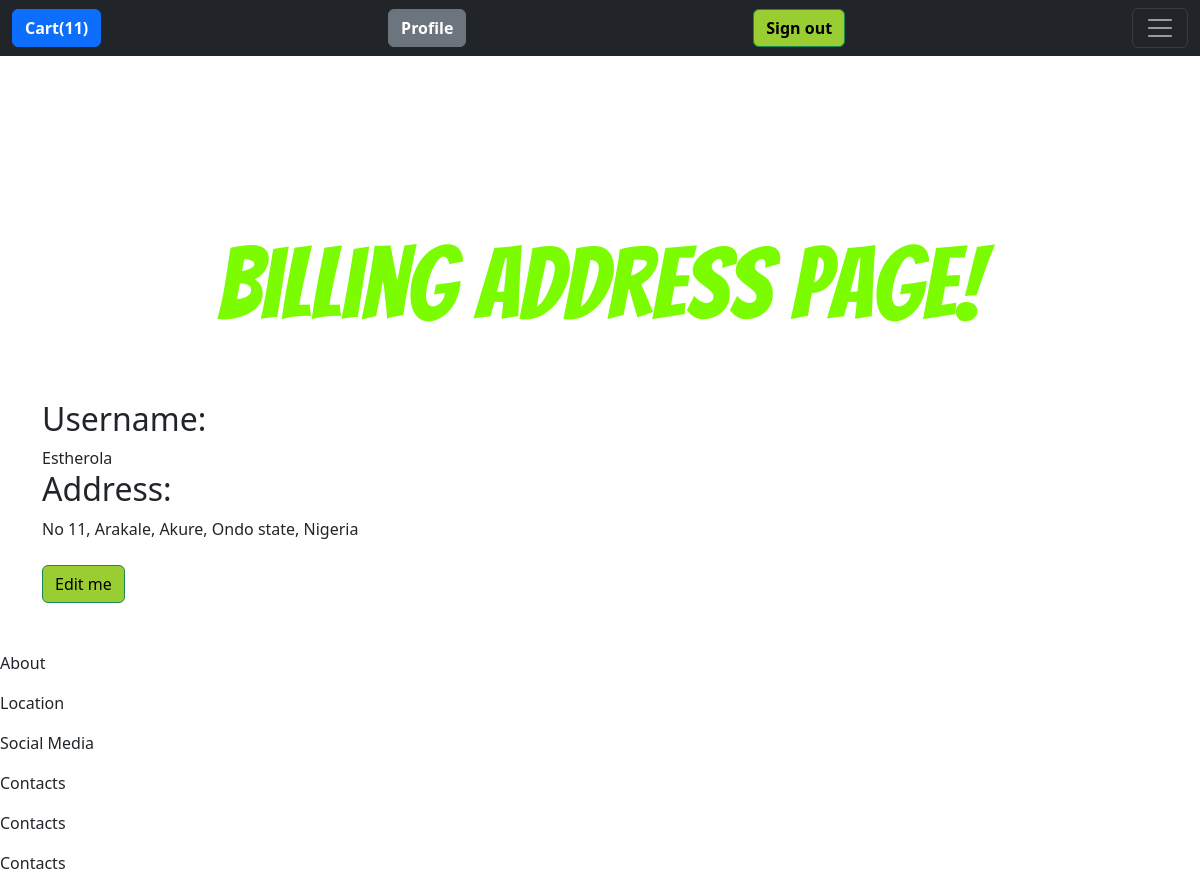
Page /address/billing_address/ (signed in) on the committed database.
### cart/models.py (models this page shows, shortened)
class Cart(models.Model):
    user = models.ForeignKey(User, on_delete=models.CASCADE,blank=True,null=True)
    is_paid = models.BooleanField(default=False)
    session_id = models.CharField(max_length=100,blank=True,null=True)
    def total_quantity(self):
        cartitems = self.cartitems.all()
        total_price = sum([item.quantity for item in cartitems])
        return total_price

class CartItemsFood(models.Model):
    cart = models.ForeignKey(Cart, on_delete=models.CASCADE, related_name="cartitems")
    content_type = models.ForeignKey(ContentType, on_delete=models.CASCADE)
    quantity = models.IntegerField(default=0)
    food_category = models.CharField(max_length=30,default="mini box")
    object_id = models.PositiveIntegerField()
    content_object = fields.GenericForeignKey('content_type', 'object_id')

### address/models.py (models this page shows, shortened)
class UserAddress(models.Model):
    user = models.ForeignKey(User,on_delete=models.CASCADE,default=None)
    country = models.CharField(max_length=200, choices=country_choice)
    state = models.CharField(max_length=200, choices=state)
    city = models.CharField(max_length=200, choices=city)
    area = models.CharField(max_length=200, choices=area)
    street_name = models.CharField(max_length=300)

### authentication/models.py (models this page shows)
class User(AbstractUser):
    pass

### address/views.py (the view)
# urls.py: path('billing_address/',views.billing_address,name="billing_address"),
def billing_address(request):
    user = ""
    try:
        user = UserAddress.objects.get(user=request.user)
    except AttributeError:
        messages.error(request, "Please, create address before viewing Home page!")
        return redirect('address:register_address')
    except:
        messages.error(request, "Please, create address before viewing Home page!")
        return redirect('address:register_address')
    return render(request,'address/billing_address.html',{'form':user})

### my_site/context_processors.py (called while the page is built)
def context_render(request):
    cart = ""
    fname = ""
    cart_quantity = ""
    try:
        if request.user.is_authenticated:
            cart = Cart.objects.get(user=request.user)
            cart_quantity = cart.total_quantity()
            fname = request.user.first_name
        else:
            cart = Cart.objects.get(session_id=request.session['cart_users'],is_paid=False)
            cart_quantity = cart.total_quantity()
            fname = "Anonymous"
    except:
        cart_quantity = 0
    return {'cart':cart,'cart_quantity':cart_quantity,'fname':fname}

### address/templates/address/billing_address.html (shortened to what this page needs)
{% extends "home.html" %}
{% load static %}
{% block jscript_attribute %}
<link rel="stylesheet" href="{% static 'food_app/master.css' %}">
{% endblock jscript_attribute %}
{% if user.is_authenticated %}
{% block cart_button %}
    <button type="submit" id="food_addtocart" class="btn btn-primary" onClick="window.location='{% url 'cart:cart_items' %}';"><strong>Cart({{cart.total_quantity}})</strong></button>
    {% endblock cart_button %}
    {% block content_is_authenticated %}
<div class="container">
    <br><br><h1><center>Billing Address page!</center></h1><br><br>
<h2>Username:</h2> {{form.user|capfirst}}<br>
<h2>Address:</h2> {{form.street_name|capfirst}}, {{form.area|capfirst}}, {{form.city|capfirst}}, {{form.state|capfirst}} state, {{form.country|capfirst}}<br><br>
<button class="btn btn-success" onClick = "window.location= '{% url 'address:update_address' %}';">Edit me</button><br><br><br>
</div>{% endblock %}
{% endif %}

### food_app/static/food_app/master.css (style rules this page uses)
.btn-success { color: black; background-color: yellowgreen; }
h1 { font-family: "Bangers"; font-size: 100px; color: lawngreen; text-align: center; }

### rows in the picture
Cart: total_quantity "11"
UserAddress: user "Estherola", street_name "No 11", area "Arakale", city "Akure", state "Ondo", country "Nigeria"
